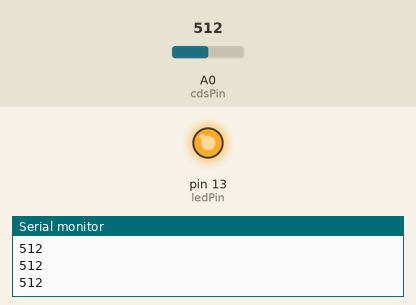
Simulated run of this sketch. Board: Arduino Uno, built with avr-gcc and run on an emulated ATmega328P. Shown: output pins drawn as LEDs (lit = HIGH), the last lines printed to the serial monitor. The test bench sets the inputs (shaded band); at power-on: A0 (cdsPin) = 512.

Above: at 1.2 s.
1.3 s: A0 (cdsPin) set to 589
2.8 s: A0 (cdsPin) set to 608
At 3.9 s:
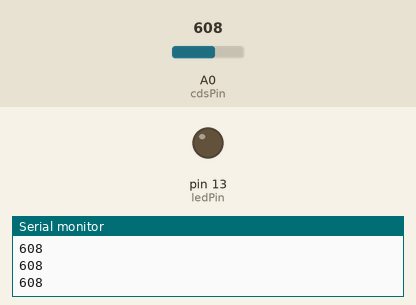
4.3 s: A0 (cdsPin) set to 590
At 4.8 s:
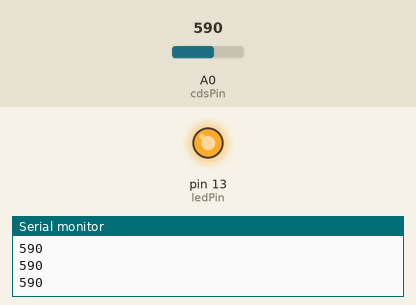
5.8 s: A0 (cdsPin) set to 610
At 7.2 s:
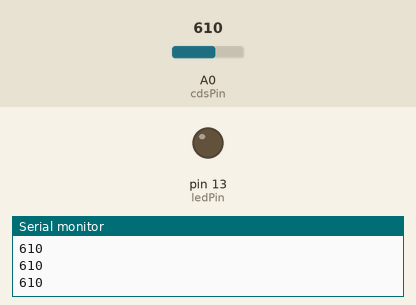
Timing chart, 0 to 8.3 s (numbered marks = the images above; inputs shaded):
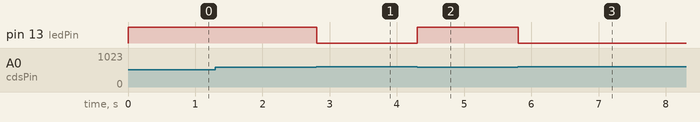

Measured:
- the behaviour switches between 600 and 601 on A0 (cdsPin) (found by bisection; images 0 and 1)
- after the input at 2.8 s, pin 13 (ledPin): HIGH → LOW at once
- after the input at 4.3 s, pin 13 (ledPin): LOW → HIGH at once
- after the input at 5.8 s, pin 13 (ledPin): HIGH → LOW at once

The sketch:

10.Street_Lamp.ino
```cpp
int cdsPin = A0;
int ledPin = 13;

void setup() {
  pinMode(cdsPin, INPUT);
  pinMode(ledPin, OUTPUT);
  Serial.begin(9600);
}

void loop() {
  int sensorValue = analogRead(cdsPin);
  Serial.println(sensorValue);

  if(sensorValue <= 600){
    digitalWrite(ledPin, 1);
  }else{
    digitalWrite(ledPin, 0);
  }

  delay(10);
}
```
